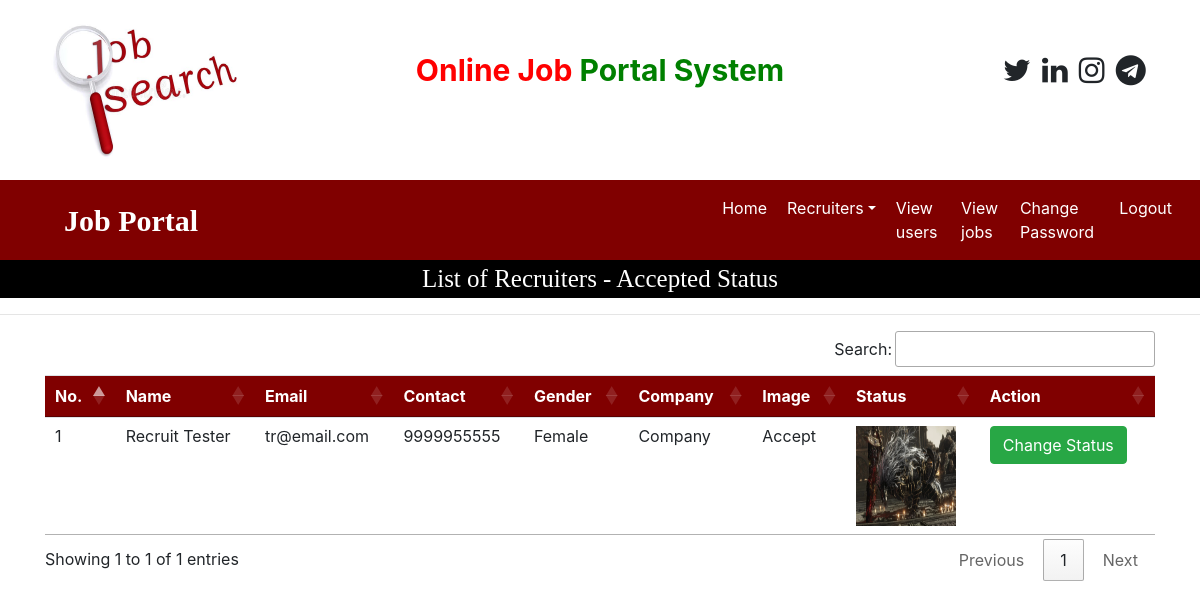
Page /recruiter_accepted (signed in) on the earlier database version.
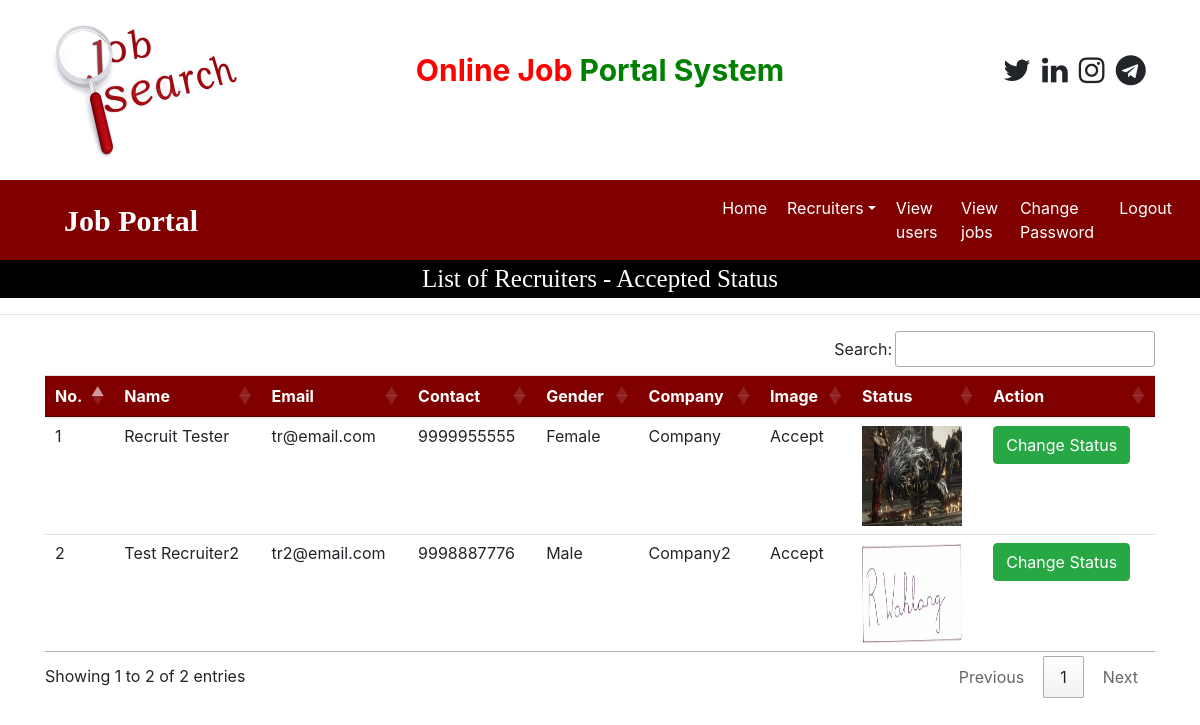
Same page on the later database version.
### job/models.py (models this page shows, shortened)
class Recruiter(models.Model):
    user = models.ForeignKey(User, on_delete=models.CASCADE)
    mobile = models.CharField(max_length=15, null=True)
    image = models.FileField(null=True)
    gender = models.CharField(max_length=10, null=True)
    company = models.CharField(max_length=50, null=True)
    type = models.CharField(max_length=15, null=True)
    status = models.CharField(max_length=20, null=True)

### job/views.py (the view)
# urls.py: path('recruiter_accepted', recruiter_accepted, name="recruiter_accepted"),
def recruiter_accepted(request):
    if not request.user.is_authenticated:
        return redirect('admin_login')
    data = Recruiter.objects.filter(status='Accept')
    d = {'data': data}
    return render(request, 'recruiter_accepted.html', d)

### job/templates/recruiter_accepted.html
{% load static %}
{% block body %}
{% include 'admin_navigations.html' %}
<div style="font-family:'Monotype Corsiva'; font-size:25px; color: white; background-color: black; text-align: center">
        List of Recruiters - Accepted Status
</div>
<hr>
<div class="container">
<table class="table table-hover" id="example">
    <thead>
    <tr style="background-color: maroon; color: white">
        <th>No.</th>
        <th>Name</th>
        <th>Email</th>
        <th>Contact</th>
        <th>Gender</th>
        <th>Company</th>
        <th>Image</th>
        <th>Status</th>
        <th>Action</th>
    </tr>
    </thead>
    <tbody>
    {% for i in data %}
    <tr>
        <td>{{forloop.counter}}</td>
        <td>{{i.user.first_name}} {{i.user.last_name}}</td>
        <td>{{i.user.username}}</td>
        <td>{{i.mobile}}</td>
        <td>{{i.gender}}</td>
        <td>{{i.company}}</td>
        <td>{{i.status}}</td>
        <td><img src="{{i.image.url}}" style="width: 100px; height: 100px;"></td>
        <td><a href="{% url 'change_status' i.id %}" class="btn btn-success" onclick="return confirm('Change Status?')">Change Status</a></td>
    </tr>
    {% endfor %}
    </tbody>
</table>
</div>
{% endblock %}

Differences in the rows shown:
added Recruiter: user.first_name "Test", user.last_name "Recruiter2", user.username "tr2@email.com", mobile "9998887776", gender "Male", company "Company2", status "Accept", image (picture)
Other differences:
text written by a page script: "Search: Showing 1 to 1 of 1 entries Previous 1 Next" → "Search: Showing 1 to 2 of 2 entries Previous 1 Next"
